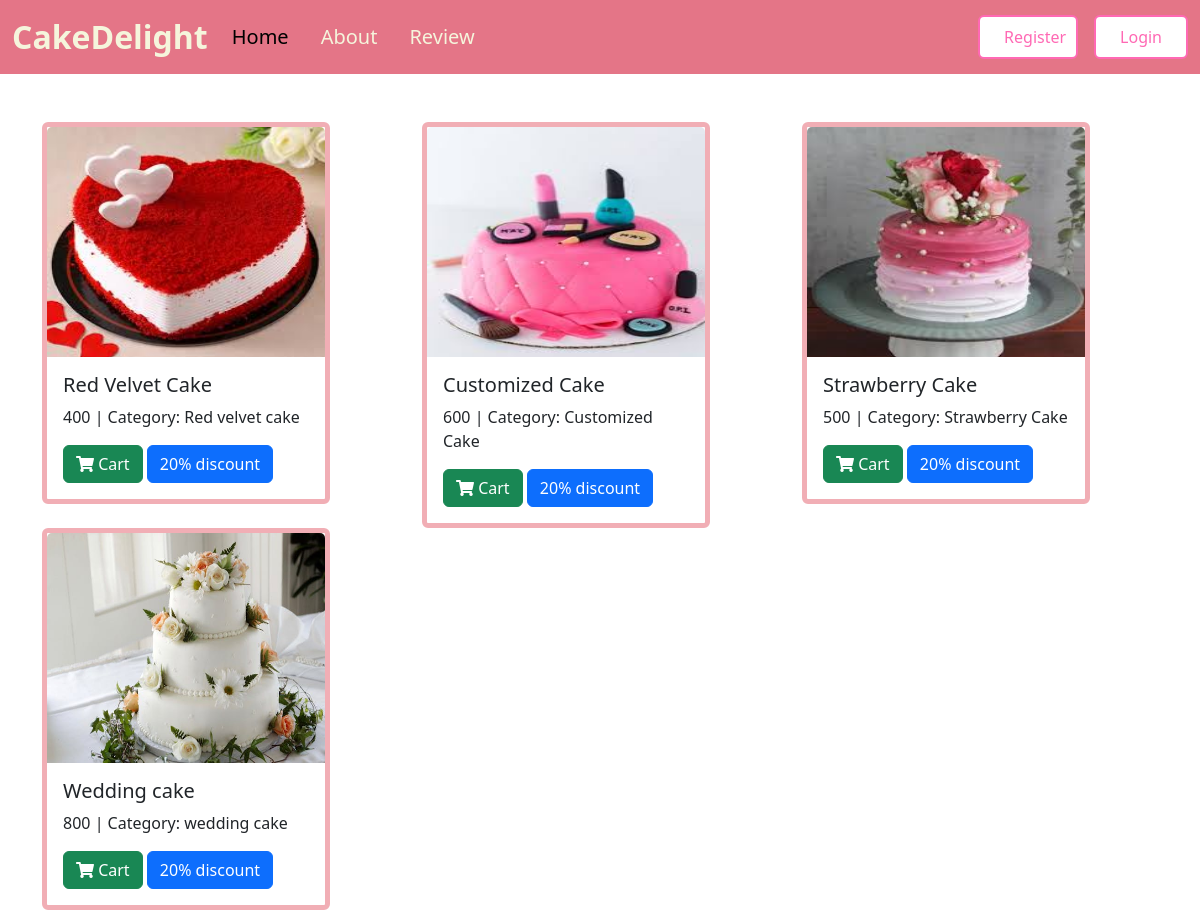
The page / on the database its author committed.
### cart/models.py (models this page shows)
class Basemodel(models.Model):
    uid = models.UUIDField(default=uuid.uuid4,primary_key=True)
    created_at = models.DateField(auto_now_add=True)
    updated_at = models.DateField(auto_now_add=True)
    class Meta:
        abstract=True

class Cake(Basemodel):
    category= models.ForeignKey(Cakecategory,on_delete=models.CASCADE,related_name="cakes")
    cake_name=models.CharField(max_length=100)
    price=models.IntegerField(default=100)
    images = models.ImageField(upload_to='media')

class Cakecategory(Basemodel):
    category_name= models.CharField(max_length=100)

### cart/views.py (the view)
# urls.py: path('',views.index,name='home'),
def index(request):
    cakes= Cake.objects.all()
    context={'cakes':cakes}
    print(context)
    return render(request,'index.html',context)

### templates/index.html (shortened to what this page needs)
<!DOCTYPE html>
<html lang="en">
<head>
    <link href="https://cdn.jsdelivr.net/npm/bootstrap@5.3.3/dist/css/bootstrap.min.css" rel="stylesheet">
    <link rel="stylesheet" href="https://cdnjs.cloudflare.com/ajax/libs/font-awesome/5.15.4/css/all.min.css">
</head>
<body>
    <nav class="navbar navbar-expand-lg navbar-custom">
        <div class="container-fluid">
            <a class="navbar-brand fw-bold fs-2" href="#">CakeDelight</a>
            <div class="collapse navbar-collapse" id="navbarSupportedContent">
                <ul class="navbar-nav me-auto mb-2 mb-lg-0">
                    <li class="nav-item">
                        <a href="{% url 'home' %}" class="nav-link active navbar-brand" aria-current="page">Home</a>
                    </li>
                    <li class="nav-item">
                        <a href="{% url 'about' %}" class="nav-link navbar-brand">About</a>
                    </li>
                    <li class="nav-item">
                        <a href="{% url 'review' %}" class="nav-link navbar-brand">Review</a>
                    </li>
                </ul>
                {% if request.user.is_authenticated %}
                    <div class="d-flex">
                        <a href="{% url 'login' %}" class="btn btn-pink-outline fw-medium" style="width: 120px;">Dashboard</a>
                        <a href="{% url 'order' %}" class="btn btn-pink-outline ms-3" style="width: 70px;" aria-label="Cart">
                            <i class="fas fa-shopping-cart" id="cart-btn">{{ request.user.get_cart_count }}</i>
                        </a>
                    </div>
                {% else %}
                    <div class="d-flex">
                        <a href="{% url 'register' %}" class="btn btn-pink-outline fw-medium" style="width: 100px;">Register</a>
                        <a href="{% url 'login' %}" class="btn btn-pink-outline fw-medium ms-3">Login</a>
                    </div>
                {% endif %}
            </div>
        </div>
    </nav>
    <div class="container mt-5">
        <div class="row">
            {% for cake in cakes %}
            <div class="col me-1">
                <div class="card border border-5 border-danger-subtle" style="width: 18rem;">
                    <img src="{{ cake.images.url }}" style="height: 230px" class="card-img-top" alt="{{ cake.cake_name }}">
                    <div class="card-body">
                        <h5 class="card-title">{{ cake.cake_name }}</h5>
                        <p>{{ cake.price }} | Category: {{ cake.category.category_name }}</p>
                        <a href="{% url 'add_cart' cake.uid %}" class="btn btn-success">
                            <i class="fas fa-shopping-cart"></i> Cart
                        </a>
                        <a href="#" class="btn btn-primary">20% discount</a>
                    </div>
                </div>
            </div>
            {% endfor %}
        </div>
    </div>
</body>
</html>

### templates/index.html (style rules this page uses)
.navbar-custom { background-color: rgb(228, 117, 135); }
.navbar-brand { color: beige; }
.btn-pink-outline { border: 2px solid #ff69b4; color: #ff69b4; background-color: white; padding: 0.5rem 1.5rem; }

### rows shown on the page
Cake: images (picture), cake_name "Red Velvet Cake", price "400", category.category_name "Red velvet cake"
Cake: images (picture), cake_name "Customized Cake", price "600", category.category_name "Customized Cake"
Cake: images (picture), cake_name "Strawberry Cake", price "500", category.category_name "Strawberry Cake"
Cake: images (picture), cake_name "Wedding cake", price "800", category.category_name "wedding cake"
